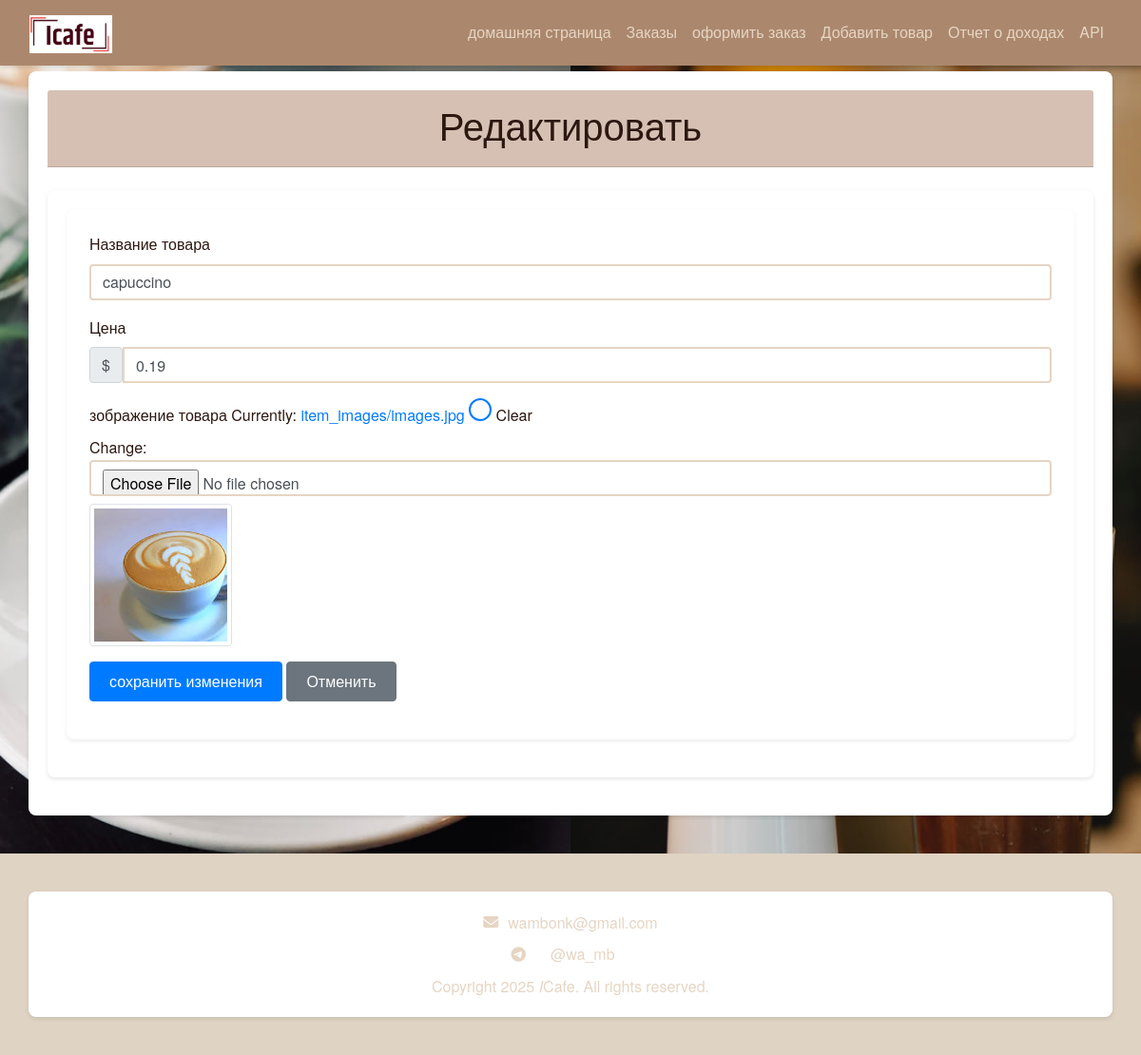
Screenshot of /edit_item/5/ with the database file from the repository.
### orders/models.py (models this page shows, shortened)
class Item(models.Model):
    name = models.CharField(max_length=100)
    price = models.DecimalField(max_digits=10, decimal_places=2)
    image = models.ImageField(upload_to='item_images/', blank=True, null=True)

### orders/views.py (the view)
# urls.py: path('edit_item/<int:item_id>/', views.edit_item, name='edit_item'),
def edit_item(request, item_id):
    item = get_object_or_404(Item, id=item_id)
    if request.method == 'POST':
        form = ItemForm(request.POST, request.FILES, instance=item)
        if form.is_valid():
            form.save()
            return redirect('home')
    else:
        form = ItemForm(instance=item)
    return render(request, 'orders/edit_item.html', {'form': form, 'item': item})

### orders/forms.py
class ItemForm(forms.ModelForm):
    class Meta:
        model = Item
        fields = ['name', 'price', 'image']
        widgets = {
            'name': forms.TextInput(attrs={'class': 'form-control'}),
            'price': forms.NumberInput(attrs={'class': 'form-control'}),
            'image': forms.ClearableFileInput(attrs={'class': 'form-control'}),
        }

### templates/orders/edit_item.html (shortened to what this page needs)
{% extends 'orders/base.html' %}
{% block content %}
  <div class="card-header text-center">
        <h1>Редактировать</h1>
  </div>
<div class="container mt-4">
    <div class="card p-4 shadow-sm">
        <form method="POST" enctype="multipart/form-data">
            <div class="mb-3">
                <label for="{{ form.name.id_for_label }}" class="form-label">Название товара</label>
                {{ form.name }}
            </div>
            <div class="mb-3">
                <label for="{{ form.price.id_for_label }}" class="form-label">Цена</label>
                <div class="input-group">
                    <span class="input-group-text">$</span>
                    {{ form.price }}
                </div>
            </div>
            <div class="mb-3">
                <label for="{{ form.image.id_for_label }}" class="form-label">зображение товара</label>
                {{ form.image }}
                {% if item.image %}
                    <div class="mt-2">
                        <img src="{{ item.image.url }}" class="img-thumbnail" alt="{{ item.name }}" style="max-width: 150px;">
                    </div>
                {% endif %}
            </div>
            <div class="mb-3">
                <button type="submit" class="btn btn-primary">сохранить изменения</button>
                <a href="{% url 'home' %}" class="btn btn-secondary">Отменить</a>
            </div>
        </form>
    </div>
</div>
{% endblock %}

### static/css/style.css (style rules this page uses)
body { font-family: 'Helvetica Neue', Arial, sans-serif; background-color: #f8f4f1; color: #2c1810; line-height: 1.6; background-image: url('/static/images/background2.jpg'); background-size: cover; background-position: center; background-repeat: no-repeat; }
.container { background-color: #ffffff; border-radius: 8px; box-shadow: 0 2px 4px rgba(0,0,0,0.1); padding: 20px; margin-top: 20px; margin-bottom: 20px; }
.form-control { border: 2px solid #e6d5c3; border-radius: 4px; padding: 8px 12px; }
.btn { padding: 8px 20px; border-radius: 4px; font-weight: 500; transition: all 0.3s ease; }
.card { border: none; border-radius: 8px; box-shadow: 0 2px 4px rgba(0,0,0,0.1); margin-bottom: 20px; transition: transform 0.3s ease, box-shadow 0.3s ease; }
.card-header { background-color: #D6C0B3; }
input[type="checkbox"] { appearance: none; -webkit-appearance: none; -moz-appearance: none; width: 24px; height: 24px; border: 2px solid #007bff; border-radius: 50%; outline: none; cursor: pointer; position: relative; background-color: white; transition: all 0.2s ease-in-out; }
input[type="checkbox"]::before { content: '✔'; font-size: 16px; color: white; display: none; position: absolute; top: 2px; left: 5px; }

### rows the page displays
Item: name "capuccino", price "0.19", image (picture)
